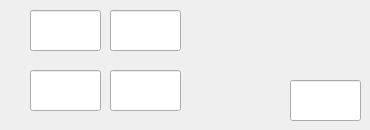
     <widget class="QWidget" name="tab">
      <attribute name="title">
       <string>2x2</string>
      </attribute>
      <widget class="QLineEdit" name="m2_4">
       <property name="geometry">
        <rect>
         <x>110</x>
         <y>70</y>
         <width>71</width>
         <height>41</height>
        </rect>
       </property>
       <property name="font">
        <font>
         <family>Arial</family>
         <pointsize>12</pointsize>
        </font>
       </property>
       <property name="alignment">
        <set>Qt::AlignCenter</set>
       </property>
      </widget>
      <widget class="QLineEdit" name="m2_3">
       <property name="geometry">
        <rect>
         <x>30</x>
         <y>70</y>
         <width>71</width>
         <height>41</height>
        </rect>
       </property>
       <property name="font">
        <font>
         <family>Arial</family>
         <pointsize>12</pointsize>
        </font>
       </property>
       <property name="alignment">
        <set>Qt::AlignCenter</set>
       </property>
      </widget>
      <widget class="QLineEdit" name="m2_1">
       <property name="geometry">
        <rect>
         <x>30</x>
         <y>10</y>
         <width>71</width>
         <height>41</height>
        </rect>
       </property>
       <property name="font">
        <font>
         <family>Arial</family>
         <pointsize>12</pointsize>
        </font>
       </property>
       <property name="text">
        <string/>
       </property>
       <property name="alignment">
        <set>Qt::AlignCenter</set>
       </property>
      </widget>
      <widget class="QLineEdit" name="m2_2">
       <property name="geometry">
        <rect>
         <x>110</x>
         <y>10</y>
         <width>71</width>
         <height>41</height>
        </rect>
       </property>
       <property name="font">
        <font>
         <family>Arial</family>
         <pointsize>12</pointsize>
        </font>
       </property>
       <property name="text">
        <string/>
       </property>
       <property name="alignment">
        <set>Qt::AlignCenter</set>
       </property>
      </widget>
      <widget class="QLineEdit" name="det2">
       <property name="geometry">
        <rect>
         <x>290</x>
         <y>80</y>
         <width>71</width>
         <height>41</height>
        </rect>
       </property>
       <property name="font">
        <font>
         <family>Arial</family>
         <pointsize>16</pointsize>
        </font>
       </property>
       <property name="alignment">
        <set>Qt::AlignCenter</set>
       </property>
      </widget>
     </widget>
